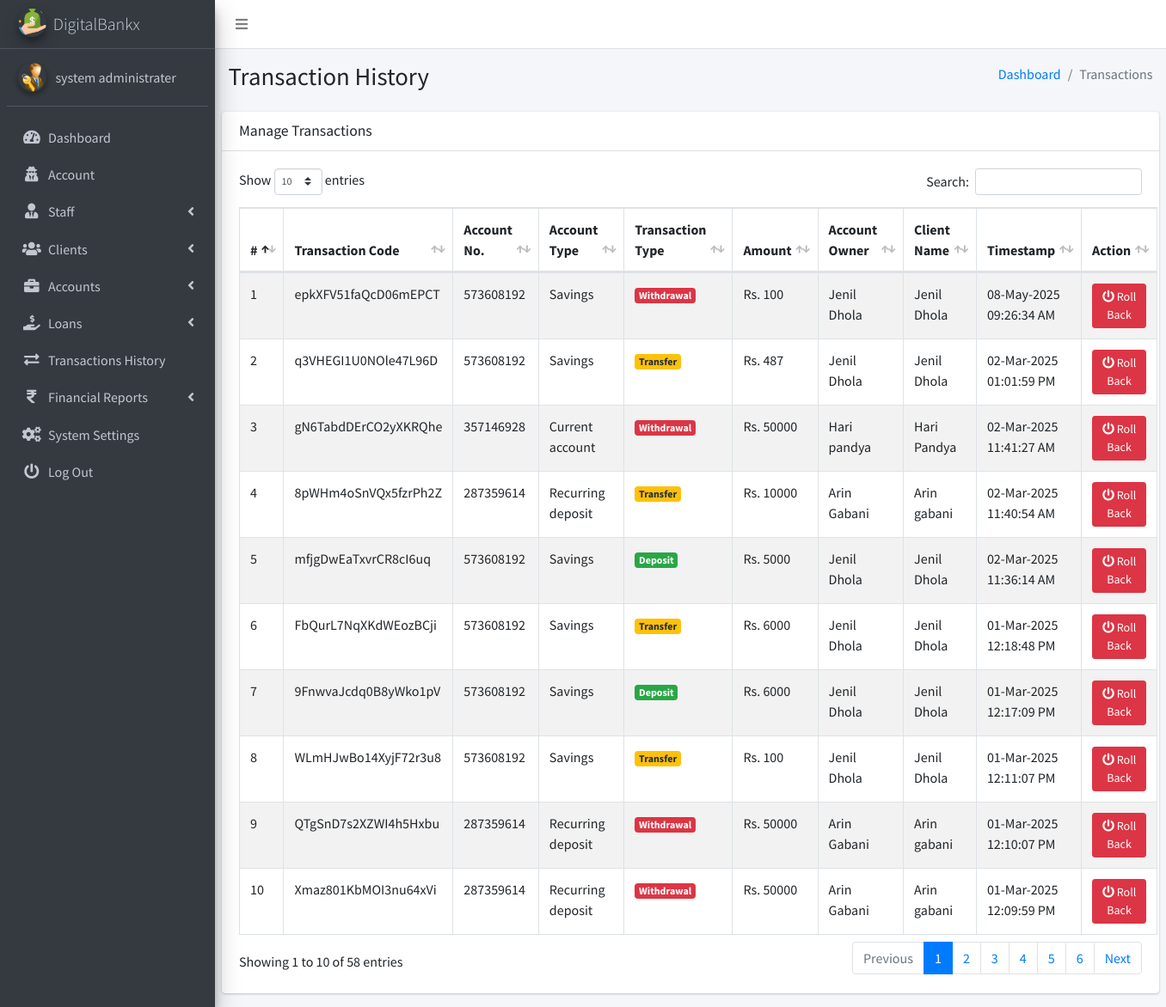
Before: /admin/pages_transactions_engine.php (signed in) with the older database file.
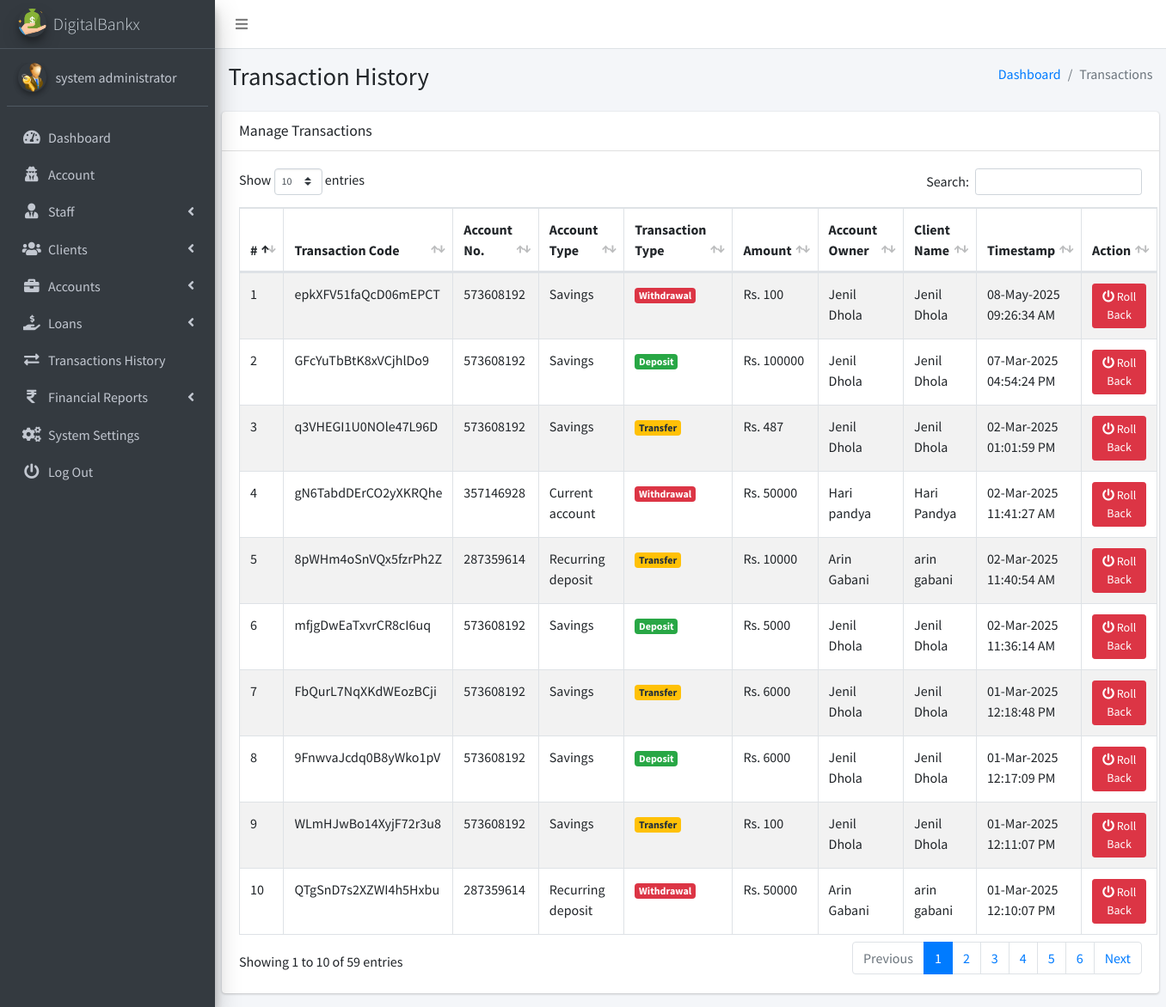
After: the same page with the newer database file.
### tables this page shows
CREATE TABLE `ib_systemsettings` (
  `id` int(20) NOT NULL,
  `sys_name` longtext NOT NULL,
  `sys_tagline` longtext NOT NULL,
  `sys_logo` varchar(200) NOT NULL,
  `is_active` tinyint(1) NOT NULL DEFAULT 1
);

CREATE TABLE `ib_admin` (
  `admin_id` int(11) NOT NULL,
  `name` varchar(200) NOT NULL,
  `email` varchar(200) NOT NULL,
  `number` varchar(200) NOT NULL,
  `password` varchar(200) NOT NULL,
  `profile_pic` varchar(200) NOT NULL,
  `is_active` tinyint(1) NOT NULL DEFAULT 1,
  `otp` varchar(6) DEFAULT NULL,
  `otp_expiry` datetime DEFAULT NULL
);

CREATE TABLE `ib_transactions` (
  `tr_id` int(20) NOT NULL,
  `tr_code` varchar(200) NOT NULL,
  `account_id` int(20) NOT NULL,
  `tr_type` varchar(200) NOT NULL,
  `tr_status` varchar(200) NOT NULL,
  `client_id` int(10) UNSIGNED NOT NULL,
  `transaction_amt` varchar(200) NOT NULL,
  `receiving_acc_no` varchar(200) DEFAULT NULL,
  `created_at` timestamp(6) NOT NULL DEFAULT current_timestamp(6) ON UPDATE current_timestamp(6),
  `is_active` tinyint(1) NOT NULL DEFAULT 1
);

CREATE TABLE `ib_bankaccounts` (
  `account_id` int(20) NOT NULL,
  `acc_name` varchar(200) NOT NULL,
  `account_number` varchar(200) NOT NULL,
  `acc_type` varchar(200) NOT NULL,
  `acc_rates` varchar(200) NOT NULL,
  `acc_status` varchar(200) NOT NULL,
  `acc_amount` decimal(10,2) NOT NULL,
  `client_id` int(10) UNSIGNED DEFAULT NULL,
  `created_at` timestamp(6) NOT NULL DEFAULT current_timestamp(6) ON UPDATE current_timestamp(6),
  `is_active` tinyint(1) NOT NULL DEFAULT 1
);

CREATE TABLE `ib_clients` (
  `client_id` int(10) UNSIGNED NOT NULL,
  `name` varchar(200) NOT NULL,
  `phone` varchar(200) NOT NULL,
  `address` varchar(200) NOT NULL,
  `email` varchar(200) NOT NULL,
  `aadhar_number` varchar(12) NOT NULL,
  `pan_number` varchar(10) NOT NULL,
  `password` varchar(200) NOT NULL,
  `profile_pic` varchar(200) NOT NULL,
  `client_number` varchar(200) NOT NULL,
  `is_active` tinyint(1) NOT NULL DEFAULT 1,
  `otp` varchar(10) DEFAULT NULL,
  `otp_expiry` datetime DEFAULT NULL
);

### admin/pages_transactions_engine.php (the view, shortened to what this page needs)
<?php
include('conf/config.php');
?>
<!DOCTYPE html>
<html>
<?php include("dist/_partials/head.php"); ?>
<body class="hold-transition sidebar-mini layout-fixed layout-navbar-fixed">
    <div class="wrapper">
        <?php include("dist/_partials/nav.php"); ?>
        <?php include("dist/_partials/sidebar.php"); ?>
        <div class="content-wrapper">
            <section class="content-header">
                <div class="container-fluid">
                    <div class="row mb-2">
                        <div class="col-sm-6">
                            <h1>Transaction History</h1>
                        </div>
                        <div class="col-sm-6">
                            <ol class="breadcrumb float-sm-right">
                                <li class="breadcrumb-item"><a href="pages_dashboard.php">Dashboard</a></li>
                                <li class="breadcrumb-item active">Transactions</li>
                            </ol>
                        </div>
                    </div>
                </div>
            </section>
            <section class="content">
                <div class="row">
                    <div class="col-12">
                        <div class="card">
                            <div class="card-header">
                                <h3 class="card-title">Manage Transactions</h3>
                            </div>
                            <div class="card-body">
                                <table id="example1" class="table table-hover table-bordered table-striped">
                                    <thead>
                                        <tr>
                                            <th>#</th>
                                            <th>Transaction Code</th>
                                            <th>Account No.</th>
                                            <th>Account Type</th>
                                            <th>Transaction Type</th>
                                            <th>Amount</th>
                                            <th>Account Owner</th>
                                            <th>Client Name</th>
                                            <th>Timestamp</th>
                                            <th>Action</th>
                                        </tr>
                                    </thead>
                                    <tbody>
                                        <?php
                                        $ret = "SELECT t.tr_id, t.tr_code, b.account_number, b.acc_type, t.tr_type, t.transaction_amt,
                                                        b.acc_name AS account_owner, c.name AS client_name, t.created_at
                                                FROM iB_Transactions t
                                                JOIN ib_bankaccounts b ON t.account_id = b.account_id
                                                JOIN ib_clients c ON t.client_id = c.client_id
                                                ORDER BY t.created_at DESC";
                                        $stmt = $mysqli->prepare($ret);
                                        $stmt->execute();
                                        $res = $stmt->get_result();
                                        $cnt = 1;
                                        while ($row = $res->fetch_object()) {
                                            $alertClass = $row->tr_type == 'Deposit' ? "<span class='badge badge-success'>$row->tr_type</span>" :
                                                         ($row->tr_type == 'Withdrawal' ? "<span class='badge badge-danger'>$row->tr_type</span>" :
                                                         "<span class='badge badge-warning'>$row->tr_type</span>");
                                        ?>
                                        <tr>
                                            <td><?php echo $cnt; ?></td>
                                            <td><?php echo $row->tr_code; ?></td>
                                            <td><?php echo $row->account_number; ?></td>
                                            <td><?php echo $row->acc_type; ?></td>
                                            <td><?php echo $alertClass; ?></td>
                                            <td>Rs. <?php echo $row->transaction_amt; ?></td>
                                            <td><?php echo $row->account_owner; ?></td>
                                            <td><?php echo $row->client_name; ?></td>
                                            <td><?php echo date("d-M-Y h:i:s A", strtotime($row->created_at)); ?></td>
                                            <td>
                                                <a class="btn btn-danger btn-sm" href="pages_transactions_engine.php?RollBack_Transaction=<?php echo $row->tr_id; ?>">
                                                    <i class="fas fa-power-off"></i> Roll Back
                                                </a>
                                            </td>
                                        </tr>
                                        <?php $cnt++; } ?>
                                    </tbody>
                                </table>
                            </div>
                        </div>
                    </div>
                </div>
            </section>
        </div>
    </div>
</body>
</html>

### admin/dist/_partials/head.php (shortened to what this page needs)
<?php
$ret = "SELECT * FROM `iB_SystemSettings` ";
$stmt = $mysqli->prepare($ret);
$stmt->execute();
$res = $stmt->get_result();
while ($sys = $res->fetch_object()) {
?>
    <head>
        <link rel="stylesheet" href="plugins/overlayScrollbars/css/OverlayScrollbars.min.css">
        <link rel="stylesheet" href="plugins/fontawesome-free/css/all.min.css">
        <link rel="stylesheet" href="https://code.ionicframework.com/ionicons/2.0.1/css/ionicons.min.css">
        <link rel="stylesheet" href="plugins/icheck-bootstrap/icheck-bootstrap.min.css">
        <link rel="stylesheet" href="dist/css/adminlte.min.css">
        <link rel="stylesheet" href="plugins/datatables-bs4/css/dataTables.bootstrap4.css">
        <link rel="stylesheet" type="text/css" href="plugins/datatable/custom_dt_html5.css">
    </head>
<?php } ?>

### admin/dist/_partials/nav.php (shortened to what this page needs)
<nav class="main-header navbar navbar-expand navbar-white navbar-light">
    <ul class="navbar-nav">
        <li class="nav-item">
            <a class="nav-link" data-widget="pushmenu" href="#" role="button"><i class="fas fa-bars"></i></a>
        </li>
    </ul>
</nav>

### admin/dist/_partials/sidebar.php (shortened to what this page needs)
<aside class="main-sidebar sidebar-dark-primary elevation-4">
    <?php
    $admin_id = $_SESSION['admin_id'];
    $query = "SELECT * FROM iB_admin WHERE admin_id = ?";
    $stmt = $mysqli->prepare($query);
    $stmt->bind_param('i', $admin_id);
    $stmt->execute();
    $res = $stmt->get_result();
    while ($row = $res->fetch_object()) {
        $profile_picture = empty($row->profile_pic)
            ? "<img src='dist/img/user_icon.png' class='img-circle elevation-2' alt='User Image'>"
            : "<img src='dist/img/$row->profile_pic' class='img-circle elevation-2' alt='User Image'>";
        $sys_query = "SELECT * FROM iB_SystemSettings";
        $stmt = $mysqli->prepare($sys_query);
        $stmt->execute();
        $sys_res = $stmt->get_result();
        while ($sys = $sys_res->fetch_object()) {
            ?>
            <a href="pages_dashboard.php" class="brand-link text-light">
                <img src="dist/img/<?php echo $sys->sys_logo; ?>" alt="Logo" class="brand-image img-circle elevation-3">
                <span class="brand-text font-weight-light"><?php echo $sys->sys_name; ?></span>
            </a>
            <div class="sidebar">
                <div class="user-panel mt-3 pb-3 mb-3 d-flex">
                    <div class="image"><?php echo $profile_picture; ?></div>
                    <div class="info">
                        <a href="#" class="d-block"><?php echo $row->name; ?></a>
                    </div>
                </div>
                <nav class="mt-2">
                    <ul class="nav nav-pills nav-sidebar flex-column" data-widget="treeview" role="menu">
                        <li class="nav-item">
                            <a href="pages_dashboard.php" class="nav-link">
                                <i class="nav-icon fas fa-tachometer-alt"></i>
                                <p>Dashboard</p>
                            </a>
                        </li>
                        <li class="nav-item">
                            <a href="pages_account.php" class="nav-link">
                                <i class="nav-icon fas fa-user-secret"></i>
                                <p>Account</p>
                            </a>
                        </li>
                        <li class="nav-item has-treeview">
                            <a href="#" class="nav-link">
                                <i class="nav-icon fas fa-user-tie"></i>
                                <p>Staff <i class="fas fa-angle-left right"></i></p>
                            </a>
                        </li>
                        <li class="nav-item has-treeview">
                            <a href="#" class="nav-link">
                                <i class="nav-icon fas fa-users"></i>
                                <p>Clients <i class="fas fa-angle-left right"></i></p>
                            </a>
                        </li>
                        <li class="nav-item has-treeview">
                            <a href="#" class="nav-link">
                                <i class="nav-icon fas fa-briefcase"></i>
                                <p>Accounts <i class="fas fa-angle-left right"></i></p>
                            </a>
                        </li>
                        <li class="nav-item has-treeview">
                            <a href="#" class="nav-link">
                                <i class="nav-icon fas fa-hand-holding-usd"></i>
                                <p>
                                    Loans
                                    <i class="fas fa-angle-left right"></i>
                                </p>
                            </a>
                        </li>
                        <li class="nav-item">
                            <a href="pages_transactions_engine.php" class="nav-link">
                                <i class="nav-icon fas fa-exchange-alt"></i>
                                <p>Transactions History</p>
                            </a>
                        </li>
                        <li class="nav-item has-treeview">
                            <a href="#" class="nav-link">
                                <i class="nav-icon fas fa-rupee-sign"></i>
                                <p>Financial Reports <i class="fas fa-angle-left right"></i></p>
                            </a>
                        </li>
                        <li class="nav-item">
                            <a href="pages_system_settings.php" class="nav-link">
                                <i class="nav-icon fas fa-cogs"></i>
                                <p>System Settings</p>
                            </a>
                        </li>
                        <li class="nav-item">
                            <a href="pages_logout.php" class="nav-link">
                                <i class="nav-icon fas fa-power-off"></i>
                                <p>Log Out</p>
                            </a>
                        </li>
                    </ul>
                </nav>
            </div>
        </aside>
    <?php }
    } ?>

Changed rows visible on the page:
no longer on this page (row unchanged): ib_transactions: tr_code "Xmaz801KbMOI3nu64xVi", account.account_number "287359614", account.acc_type "Recurring deposit", tr_type "Withdrawal", transaction_amt "50000", account.acc_name "Arin Gabani", client.name "Arin gabani", created_at "01-Mar-2025 12:09:59 PM"
changed ib_admin: name "system administrater" → "system administrator"
added ib_transactions: tr_code "GFcYuTbBtK8xVCjhlDo9", account.account_number "573608192", account.acc_type "Savings", tr_type "Deposit", transaction_amt "100000", account.acc_name "Jenil Dhola", client.name "Jenil Dhola", created_at "07-Mar-2025 04:54:24 PM"
changed through a linked row, ib_transactions "8pWHm4oSnVQx5fzrPh2Z": client.name "Arin gabani" → "arin gabani"
changed through a linked row, ib_transactions "QTgSnD7s2XZWI4h5Hxbu": client.name "Arin gabani" → "arin gabani"
Other visible differences:
text written by a page script: "Show entries Search: Showing 1 to 10 of 58 entries Previous 1 2 3 4 5 6 Next" → "Show entries Search: Showing 1 to 10 of 59 entries Previous 1 2 3 4 5 6 Next"
